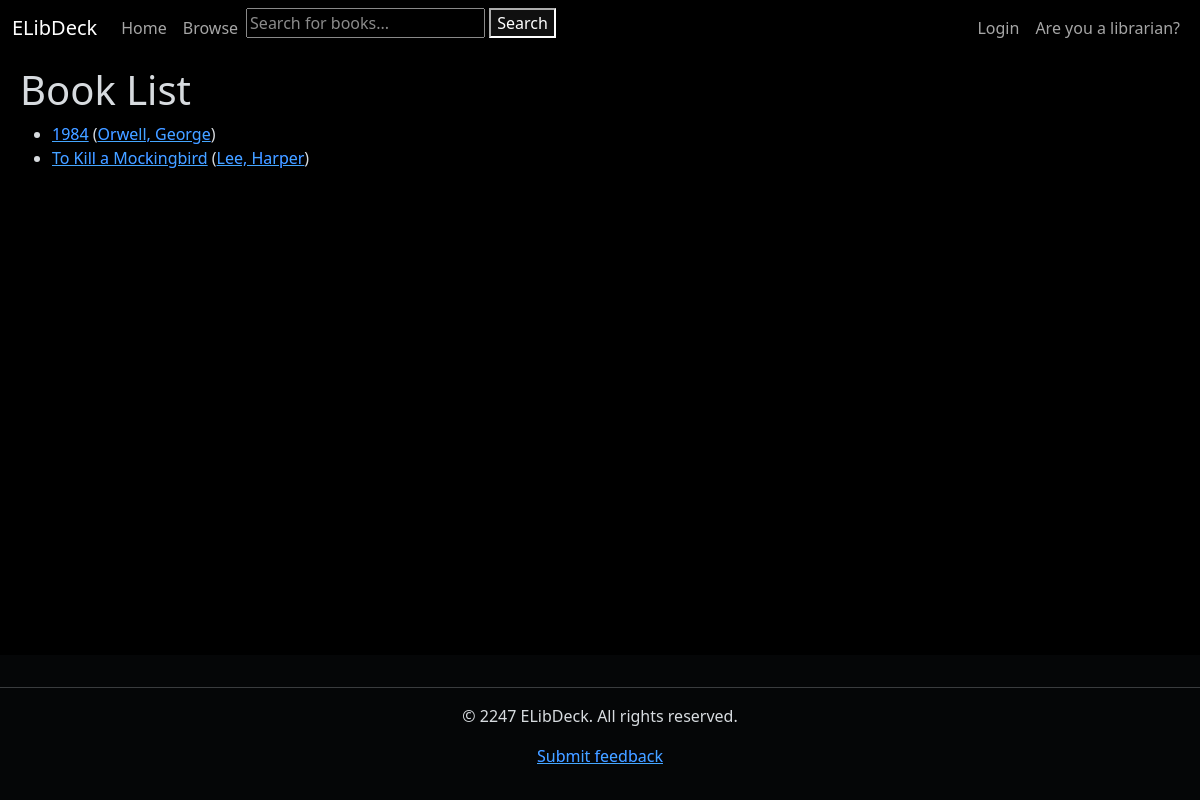
/books/, run on an earlier commit of the app's database.
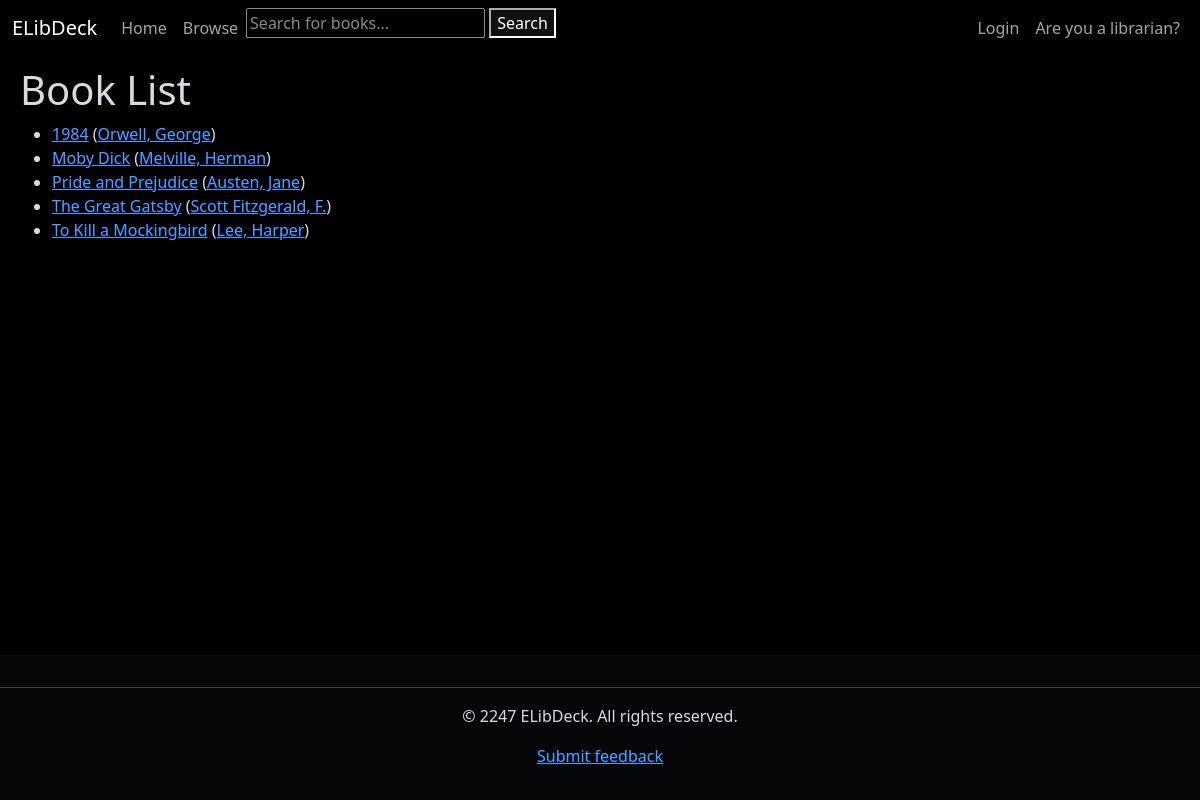
And on a later commit of the database.
### books_catalog/models.py (models this page shows, shortened)
class Book(models.Model):
    title = models.CharField(max_length=255, blank=True, null=True, help_text='Title of book')
    author = models.ForeignKey('Author', on_delete=models.RESTRICT, null=True)
    summary = models.TextField(max_length=1000, help_text="Enter a brief description of the book.", blank=True,
                               null=True)
    isbn = models.CharField('ISBN', max_length=13, unique=True, help_text='13 character ISBN', blank=True, null=True)
    genre = models.ManyToManyField(Genre, help_text='Select a genre for this book.')
    cover_image = models.ImageField(upload_to='covers', blank=True, null=True)
    publication_date = models.IntegerField(blank=True, null=True, help_text='Year of publication')
    borrowers = models.ManyToManyField(settings.AUTH_USER_MODEL, blank=True, related_name="borrowed_books")
    class Meta:
        ordering = ['title', '-publication_date']
    def get_absolute_url(self):
        return reverse('books_catalog:book-detail', args=[str(self.id)])

class Author(models.Model):
    first_name = models.CharField(max_length=100)
    last_name = models.CharField(max_length=100)
    date_of_birth = models.DateField(null=True, blank=True)
    date_of_death = models.DateField('Died', null=True, blank=True)
    class Meta:
        ordering = ['last_name', 'first_name']
    def get_absolute_url(self):
        return reverse('books_catalog:author-detail', args=[str(self.id)])
    def __str__(self):
        return f'{self.last_name}, {self.first_name}'

### books_catalog/views.py (the view)
# urls.py: path('books/', views.BookListView.as_view(), name='books'),
class BookListView(generic.ListView):
    model = Book
    template_name = 'books_catalog/book_list.html'
    paginate_by = 10

### books_catalog/templates/books_catalog/book_list.html
{% extends 'generic.html' %}
{% block content %}
    <h1>Book List</h1>
    {% if book_list %}
        <ul>
            {% for book in book_list %}
                <li>
                    <a href="{{ book.get_absolute_url }}">{{ book.title }}</a>
                    (<a href="{{ book.author.get_absolute_url }}">{{ book.author }}</a>)
                </li>
            {% endfor %}
        </ul>
    {% else %}
        <p>There are no books in the library.</p>
    {% endif %}
{% endblock %}

What changed in the data, as far as the page shows it:
added Book: title "Moby Dick", author "Melville, Herman"
added Book: title "Pride and Prejudice", author "Austen, Jane"
added Book: title "The Great Gatsby", author "Scott Fitzgerald, F."
